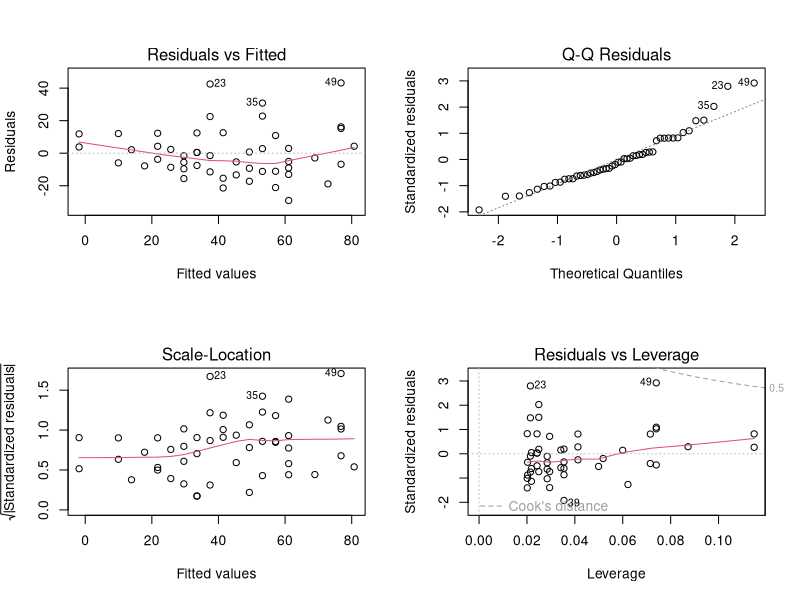
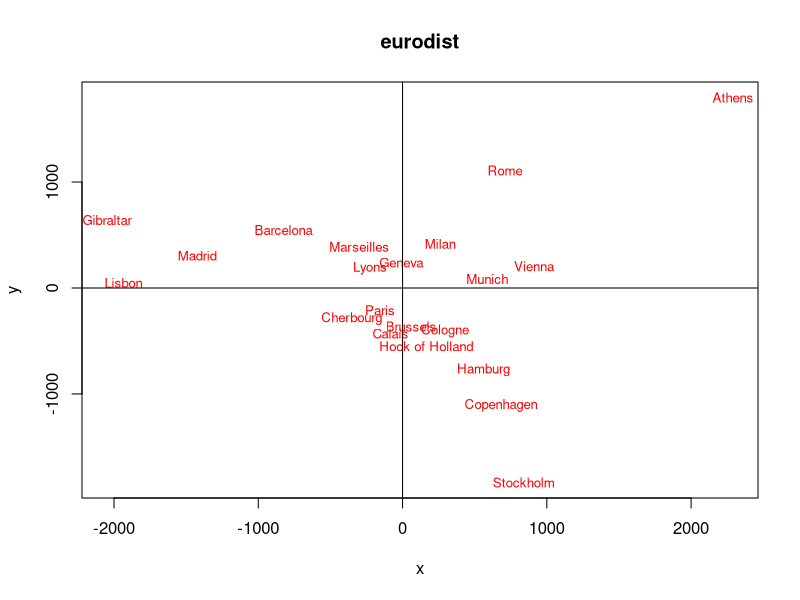
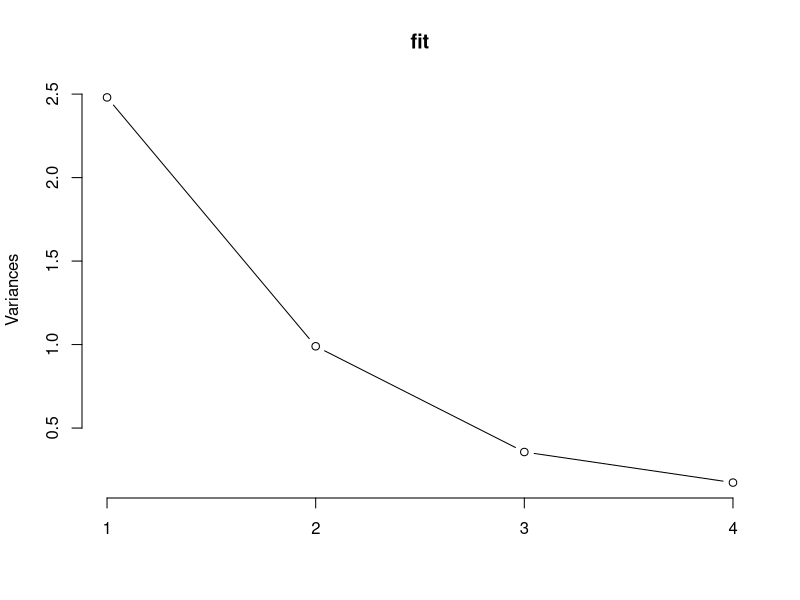
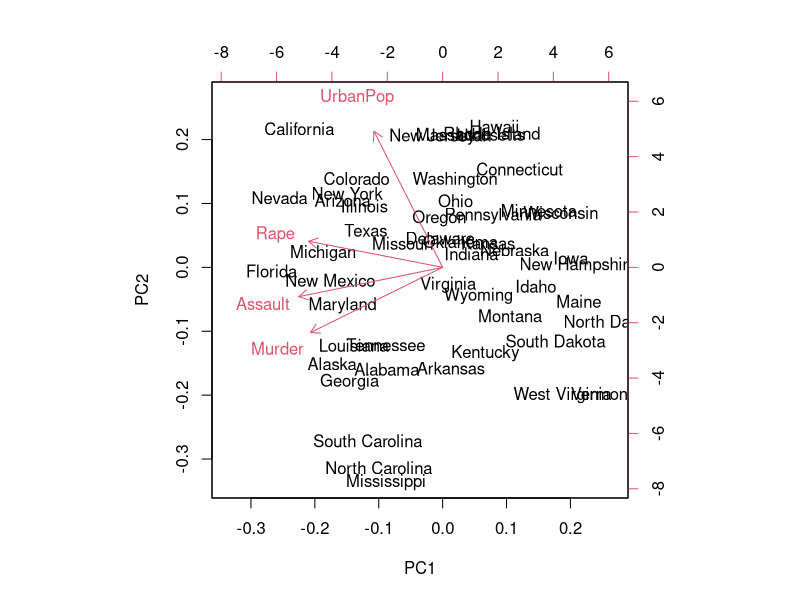

These figures' R source, in order:
##### 기술 통계 #####
data(iris)
mean(iris$Sepal.Length)


##### 회귀 분석 #####

# 1. 두 벡터 x와 y를 생성하고, x와 y 사이에 선형관계가 있다고 가정하고 lm()함수를 이용해 단순선형회귀분석을 실시하라.

set.seed(2)
x = runif(10, 0, 11)  # 평균 0, 표준편차 11의 연속균등분포로 난수 10개 추출
y = 2 + 3*x + rnorm(10,0,0.2)   # rnorm(10,0,0.2) 평균 0, 표준편차 2의 정규분포로 난수 10개 추출

dfrm <- data.frame(x, y)

# lm(선형회귀)(종속변수~독립변수, 데이터)
lm( y~x, data = dfrm )   # 회귀방정식 : y = 2.213 + 2.979x



# 2. 여러 개의 독립변수(u,v,w)와 하나의 반응변수(y)를 생성하고, 이들 간에 선행관계가 있다고 생각하며, 데이터의 다중선형회귀를 실시하라.

set.seed(2)
u <- runif(10, 0, 11)
v <- runif(10, 11, 20)
w <- runif(10, 1, 30)

y = 3 + 0.1*u + 2*v - 3*w + rnorm(10, 0, 0.1)

dfrm1 <- data.frame(y, u, v, w )

m <- lm(y~u+v+w, dfrm1)  # 회귀방정식 : y = 0.1232u + 1.9890v - 2.9978w

# 적합성 검증
summary(m)    # 결정계수, F통계량, 잔차의 표준오차 등 주요 통계량의 정보
# F통계량 : 1.038e+05,  p-value: 1.564e-14, 유의확률은 0.001보다 작으므로 추정된 회귀모형이 통계적으로 유의함을 알 수 있다. Multiple R-squared : 1(100%),	Adjusted R-squared: 1(100%) 로 회귀식이 데이터를 잘 표현하고 있음을 알 수 있다.




# 3. 다음은 식이요법 방법을 적용한 닭에 대한 데이터이다.
#install.packages("MASS")
library(MASS)

# 1번 닭에게 식이요법 방법 1을 적용한 데이터 chick
chick <- ChickWeight[ChickWeight$Diet==1,]
chick <- ChickWeight[ChickWeight$Chick==1,]
chick

# 시간 경과에 따른 닭들의 무게를 단순회귀분석
m1 = lm(weight~Time, chick)   # 회귀식 : weight = 24.465 + 7.988Time
summary(m1)
# F통계량 : 232.7,  p-value: 2.974e-08, 유의확률은  0.001보다 작다. 결정계수, 수정된 결정계수 95%로 매우 높게 보이므로 회귀모형이 통계적으로 유의미함을 볼 수 있다. 
# Time에 대한 회귀계수가 7.9879로, Time이 1 증가할 때 weight가 7.9879 증가한다고 해석할 수 있다.



# 4. 모델 진단 그래프
data(cars)
m <- lm(dist~speed, cars)
summary(m)
par(mfrow = c(2,2))
plot(m)
par(mfrow = c(1,1))


# 5. 다음과 같은 데이터가 있다. Y를 반응변수로 하고, X1, X2, X3, X4를 설명변수로 하는 선형회귀모형을 고려하고, 후진 제거법을 이해하기 위해 수동으로 변수제거를 한다.

x1 = c(7,1,11,11,7,11,3,1,2,21,1,11,10)
x2 = c(26,29,56,31,52,55,71,31,54,47,40,66,68)
x3 = c(6,15,8,8,6,9,17,22,18,4,23,9,8)
x4 = c(60,52,20,47,33,22,6,44,22,26,34,12,12)

y = c(78.5, 74.3, 104.3, 87.6, 95.9, 109.2, 102.7, 72.5, 93.1, 115.9, 83.8, 113.3, 109.4 )

df <- data.frame(x1, x2, x3, x4, y)
head(df)

#회귀분석
a <- lm(y~x1+x2+x3+x4, df)
summary(a)

#유의확률이 가장 높은 x3를 제거하고 다시 회귀분석
a <- lm(y~x1+x2+x4, df)
summary(a)   # x3를 제거한 후 결정계수 값이 높아졌다. ( 0.9736 -> 0.9764 )

#유의확률이 높은 x4를 다시 제거하고 회귀분석
a <- lm(y~x1+x2, df)
summary(a)  
# F통계량 :  229.5,  p-value: 4.407e-09 이 유의확률 0.05 아래에서 유의하고, 설명변수 x1, x2 유의확률값이 유의하므로 변수제거를 멈춘다.
# 최종 회귀식 : y = 52.57735 +  1.46831x1 + 0.66225x2 로 추정된다.


# 6. 예에서 주어진 자료와 선형회귀모형에 대해 전진 선택법을 적용하여 모형을 선택하시오. 

# step( lm(종속변수~설명변수, 데이터셋), scope = list(lower=~1, upper=~설명변수), direction = 변수선택방법)
step(lm(y~1,df), scope = list(lower =~ 1, upper =~ x1 + x2 + x3 + x4), 
     direction = "forward")

# scope 분석할 때 고려할 변수의 범위를 지정. '1'은 상수항.
# direction : 변수선택 방법. forward, backward, both.
# 최종 회귀식 : y = 71.6483 - 0.2365x4 + 1.4519x1 + 0.4161x2  



#### 다변량 분석 ####

#상관계수 검정
cor.test( c(1,2,3,4,5), c(1,0,5,7,9), method = "pearson" )
# p-value : 0.01523, p값이 0.05보다 작으므로 상관관계가 유의하다.

cor.test( c(1,2,3,4,5), c(1,0,5,7,9), method = "spear" )

#다차원척도법
loc <- cmdscale(eurodist)
x <- loc[ ,1]
y <- loc[ ,2]

plot(x, y, type = 'n', main = 'eurodist')
text(x, y, rownames(loc), cex = .8, col = 'red')
abline(v = 0, h = 0)

#주성분 분석
library(datasets)
data("USArrests")

fit <- prcomp(USArrests, scale = TRUE)   # 주성분 분석 함수, sclae = T 표준화
summary(fit)
# 첫번째 주성분  PC1이 전체의 62%로 첫번째만 수용했을 때 정보손실은 38%.

fit$rotation   # 주성분들의 로딩 벡터

plot(fit, type = "lines")
# 스크리도표 : 고유값이 1보다 크며 하나의 요인이 변수 1개 이상의 분신을 설명한다는 의미이다. 1보다 작으면 요인으로서 의미가 없다는 뜻. 

biplot(fit)


